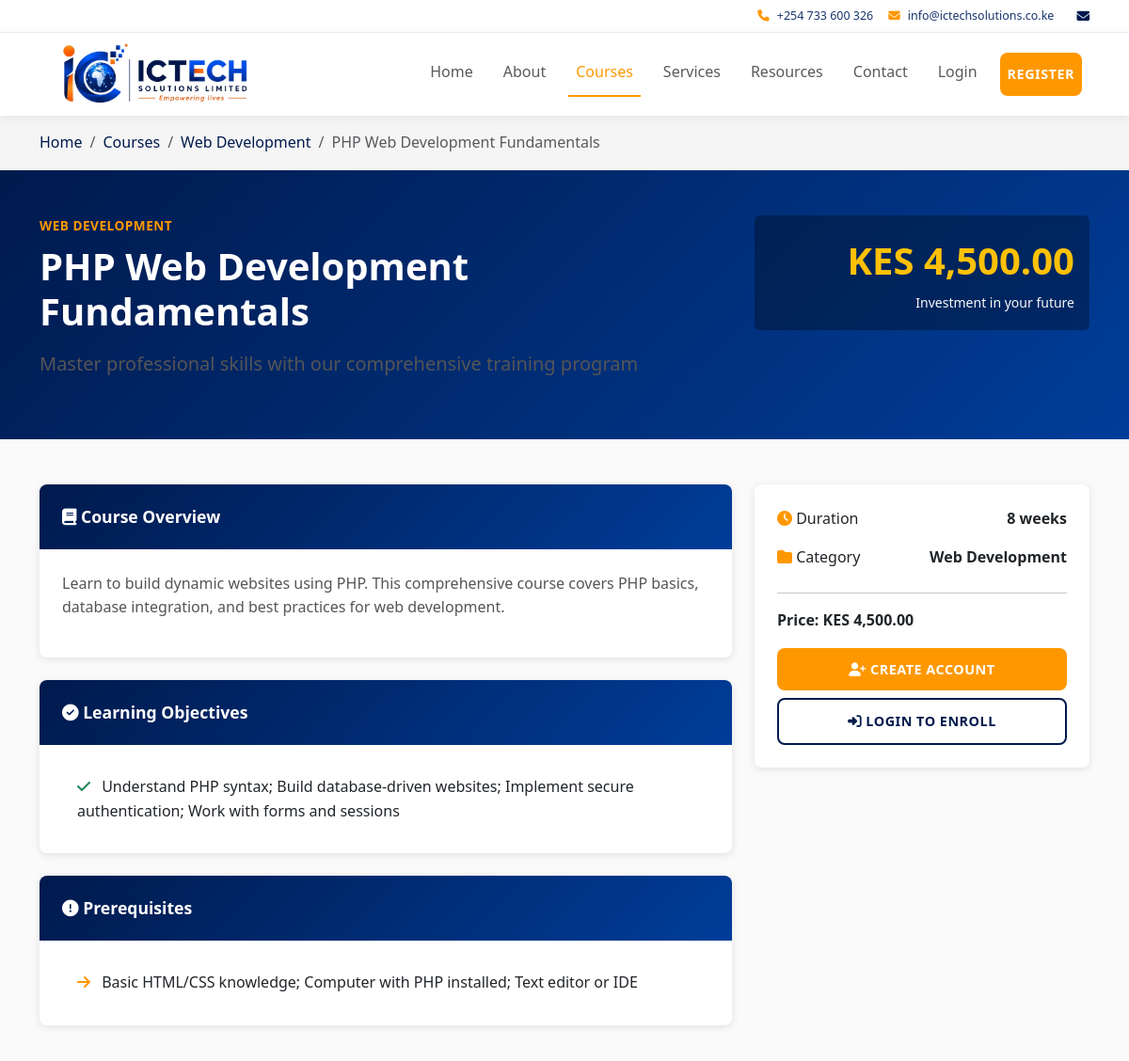
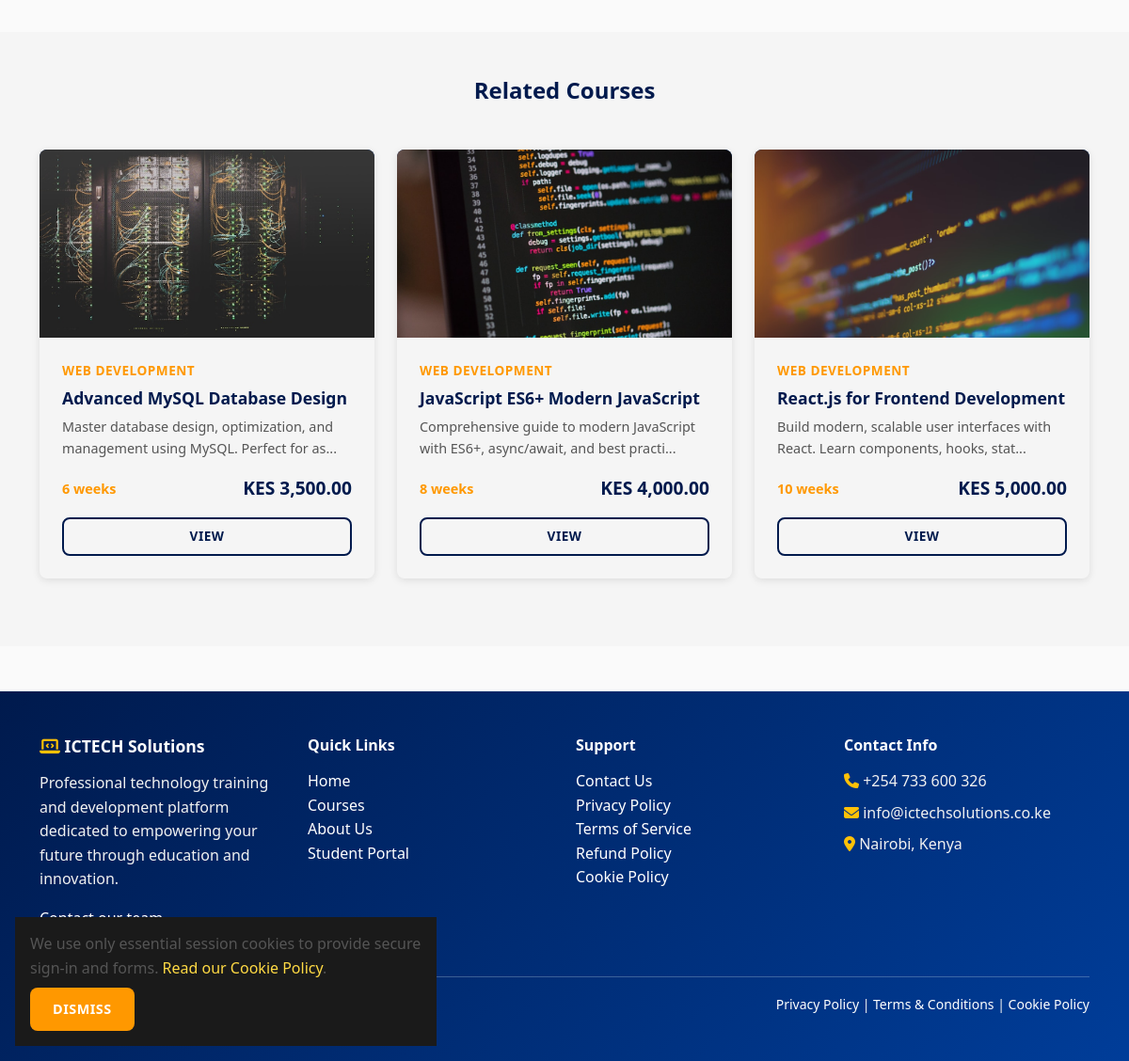
Screenshot of /course-details.php?id=1 with the database file from the repository (2 pictures, top to bottom).
### tables this page shows
CREATE TABLE courses (
    id INT PRIMARY KEY AUTO_INCREMENT,
    title VARCHAR(255) NOT NULL,
    slug VARCHAR(255) NOT NULL UNIQUE,
    description LONGTEXT,
    objectives LONGTEXT,
    requirements LONGTEXT,
    category_id INT NOT NULL,
    price DECIMAL(10, 2) DEFAULT 0,
    duration VARCHAR(100),
    image VARCHAR(255),
    status ENUM('published', 'draft', 'archived') DEFAULT 'draft',
    is_featured BOOLEAN DEFAULT FALSE,
    created_at TIMESTAMP DEFAULT CURRENT_TIMESTAMP,
    updated_at TIMESTAMP DEFAULT CURRENT_TIMESTAMP ON UPDATE CURRENT_TIMESTAMP,
    FOREIGN KEY (category_id) REFERENCES categories(id) ON DELETE CASCADE,
    INDEX idx_slug (slug),
    INDEX idx_category_id (category_id),
    INDEX idx_status (status),
    INDEX idx_featured (is_featured)
);

CREATE TABLE categories (
    id INT PRIMARY KEY AUTO_INCREMENT,
    name VARCHAR(255) NOT NULL UNIQUE,
    slug VARCHAR(255) NOT NULL UNIQUE,
    created_at TIMESTAMP DEFAULT CURRENT_TIMESTAMP,
    updated_at TIMESTAMP DEFAULT CURRENT_TIMESTAMP ON UPDATE CURRENT_TIMESTAMP
);

### includes/helpers.php (called while the page is built, shortened)
<?php
require_once __DIR__ . '/db.php';
function h($text) {
    return htmlspecialchars($text, ENT_QUOTES, 'UTF-8');
}
function assetImageUrl($filename, $directory = 'images/') {
    $legacyNames = [
        'airtel.png' => 'partner-airtel-kenya.svg',
        'amazon-aws.png' => 'partner-amazon-aws.svg',
        'google-cloud.png' => 'partner-google-cloud.svg',
        'microsoft-azure.png' => 'partner-microsoft-azure.svg',
        'safaricom.png' => 'partner-safaricom.png'
    ];
    $filename = $legacyNames[$filename] ?? $filename;
    return SITE_URL . 'assets/' . $directory . rawurlencode($filename);
}
function courseImageUrl($course) {
    $filename = trim((string) ($course['image'] ?? ''));
    return $filename === '' ? '' : assetImageUrl($filename);
}
function formatCurrency($amount) {
    return 'KES ' . number_format($amount, 2);
}
function getCourse($courseId) {
    $db = Database::getInstance();
    return $db->getRow(
        "SELECT c.*, cat.name as category_name
         FROM courses c
         LEFT JOIN categories cat ON c.category_id = cat.id
         WHERE c.id = ?",
        [$courseId]
    );
}
function truncateText($text, $length = 150, $suffix = '...') {
    return substr($text, 0, $length) . $suffix;
}
function getParam($key, $default = null, $filter = FILTER_SANITIZE_STRING) {
    if (isset($_GET[$key]) && !is_array($_GET[$key])) {
        return filter_var($_GET[$key], $filter);
    }
    return $default;
}
?>

### includes/db.php (called while the page is built, shortened)
<?php
class Database {
    private $pdo;
    private static $instance = null;
    private function __construct() {
        try {
            $dsn = "mysql:host=" . DB_HOST . ";dbname=" . DB_NAME . ";charset=utf8mb4";
            $this->pdo = new PDO($dsn, DB_USER, DB_PASS, [
                PDO::ATTR_ERRMODE => PDO::ERRMODE_EXCEPTION,
                PDO::ATTR_DEFAULT_FETCH_MODE => PDO::FETCH_ASSOC,
                PDO::ATTR_EMULATE_PREPARES => false,
            ]);
        } catch (PDOException $e) {
            if (defined('LOG_ERRORS') && LOG_ERRORS) {
                error_log('Database connection failed: ' . $e->getMessage());
            }
            http_response_code(500);
            exit('Unable to connect to the database. Please try again later.');
        }
    }
    public static function getInstance() {
        if (self::$instance === null) {
            self::$instance = new self();
        }
        return self::$instance;
    }
    public function query($sql, $params = []) {
        try {
            $stmt = $this->pdo->prepare($sql);
            $stmt->execute($params);
            return $stmt;
        } catch (PDOException $e) {
            if (DEBUG_MODE && LOG_ERRORS) {
                error_log("Database query error: " . $e->getMessage());
            }
            throw $e;
        }
    }
    public function getRow($sql, $params = []) {
        $stmt = $this->query($sql, $params);
        return $stmt->fetch();
    }
    public function getAll($sql, $params = []) {
        $stmt = $this->query($sql, $params);
        return $stmt->fetchAll();
    }
}
?>

### includes/auth.php (called while the page is built, shortened)
<?php
require_once __DIR__ . '/db.php';
require_once __DIR__ . '/helpers.php';
class Auth
{
    private static $sessionUserValidated = null;
    public static function isLoggedIn()
    {
        if (
            !isset($_SESSION['logged_in'], $_SESSION['user_id'], $_SESSION['user_role']) ||
            $_SESSION['logged_in'] !== true
        ) {
            return false;
        }
        $user = Database::getInstance()->getRow(
            'SELECT role, status FROM users WHERE id = ?',
            [(int) $_SESSION['user_id']]
        );
        self::$sessionUserValidated = $user
            && $user['status'] === 'active'
            && hash_equals((string) $user['role'], (string) $_SESSION['user_role']);
        return self::$sessionUserValidated;
    }
}
?>

### course-details.php (the view, shortened to what this page needs)
<?php
require_once __DIR__ . '/includes/header.php';
require_once __DIR__ . '/includes/helpers.php';
$courseId = getParam('id', null, FILTER_VALIDATE_INT);
$db = Database::getInstance();
$course = getCourse($courseId);
$studentEnrollment = null;
$relatedCourses = $db->getAll(
    "SELECT c.*, cat.name as category_name
     FROM courses c
     LEFT JOIN categories cat ON c.category_id = cat.id
     WHERE c.status = 'published' AND c.category_id = ? AND c.id != ?
     LIMIT 3",
    [$course['category_id'], $courseId]
);
$isEnrolledInCourse = $isLoggedIn ? isEnrolled($currentUser['id'], $courseId) : false;
?>
<nav class="bg-light py-3">
    <div class="container">
        <ol class="breadcrumb mb-0">
            <li class="breadcrumb-item"><a href="<?php echo SITE_URL; ?>">Home</a></li>
            <li class="breadcrumb-item"><a href="courses.php">Courses</a></li>
            <li class="breadcrumb-item"><a href="courses.php?category=<?php echo $course['category_id']; ?>"><?php echo h($course['category_name']); ?></a></li>
            <li class="breadcrumb-item active"><?php echo h($course['title']); ?></li>
        </ol>
    </div>
</nav>
<section class="bg-primary text-white py-5">
    <div class="container">
        <div class="row">
            <div class="col-lg-8">
                <div class="course-category mb-2" style="color: var(--secondary);">
                    <?php echo h($course['category_name']); ?>
                </div>
                <h1 style="color: white;"><?php echo h($course['title']); ?></h1>
                <p class="lead">Master professional skills with our comprehensive training program</p>
            </div>
            <div class="col-lg-4 text-end">
                <div class="bg-dark p-3 rounded" style="background: rgba(0,0,0,0.3) !important;">
                    <div class="text-warning" style="font-size: 2.5rem; font-weight: bold;">
                        <?php echo formatCurrency($course['price']); ?>
                    </div>
                    <small class="text-light">Investment in your future</small>
                </div>
            </div>
        </div>
    </div>
</section>
<section class="py-5">
    <div class="container">
        <div class="row">
            <div class="col-lg-8">
                <div class="card mb-4">
                    <div class="card-header bg-primary text-white">
                        <h5 class="mb-0"><i class="fas fa-book"></i> Course Overview</h5>
                    </div>
                    <div class="card-body">
                        <p><?php echo nl2br(h($course['description'])); ?></p>
                    </div>
                </div>
                <?php if ($course['objectives']): ?>
                    <div class="card mb-4">
                        <div class="card-header bg-primary text-white">
                            <h5 class="mb-0"><i class="fas fa-check-circle"></i> Learning Objectives</h5>
                        </div>
                        <div class="card-body">
                            <ul class="list-group list-group-flush">
                                <?php
                                $objectives = array_filter(array_map('trim', explode("\n", $course['objectives'])));
                                foreach ($objectives as $objective):
                                ?>
                                    <li class="list-group-item">
                                        <i class="fas fa-check text-success me-2"></i> <?php echo h($objective); ?>
                                    </li>
                                <?php endforeach; ?>
                            </ul>
                        </div>
                    </div>
                <?php endif; ?>
                <?php if ($course['requirements']): ?>
                    <div class="card mb-4">
                        <div class="card-header bg-primary text-white">
                            <h5 class="mb-0"><i class="fas fa-exclamation-circle"></i> Prerequisites</h5>
                        </div>
                        <div class="card-body">
                            <ul class="list-group list-group-flush">
                                <?php
                                $requirements = array_filter(array_map('trim', explode("\n", $course['requirements'])));
                                foreach ($requirements as $requirement):
                                ?>
                                    <li class="list-group-item">
                                        <i class="fas fa-arrow-right me-2 text-secondary"></i> <?php echo h($requirement); ?>
                                    </li>
                                <?php endforeach; ?>
                            </ul>
                        </div>
                    </div>
                <?php endif; ?>
            </div>
            <div class="col-lg-4">
                <div class="card">
                    <div class="card-body">
                        <div class="mb-4">
                            <div class="d-flex justify-content-between mb-3">
                                <span><i class="fas fa-clock text-secondary"></i> Duration</span>
                                <strong><?php echo h($course['duration']); ?></strong>
                            </div>
                            <div class="d-flex justify-content-between">
                                <span><i class="fas fa-folder text-secondary"></i> Category</span>
                                <strong><?php echo h($course['category_name']); ?></strong>
                            </div>
                        </div>
                        <hr>
                        <?php if ($isEnrolledInCourse): ?>
                            <?php if ($studentEnrollment && $studentEnrollment['status'] === 'completed'): ?>
                                <div class="alert alert-success mb-3">
                                    <i class="fas fa-check-circle"></i> You have completed this course
                                </div>
                                <a href="#learning-progress" class="btn btn-primary w-100">
                                    <i class="fas fa-certificate"></i> View Certificate
                                </a>
                            <?php else: ?>
                                <div class="alert alert-success mb-3">
                                    <i class="fas fa-check-circle"></i> You are enrolled in this course
                                </div>
                                <a href="#learning-progress" class="btn btn-primary w-100">
                                    <i class="fas fa-play-circle"></i> Continue Learning
                                </a>
                            <?php endif; ?>
                        <?php else: ?>
                            <div class="mb-3">
                                <div class="mb-2">
                                    <strong class="d-block mb-2">Price: <?php echo formatCurrency($course['price']); ?></strong>
                                </div>
                            </div>
                            <?php if ($isLoggedIn): ?>
                                <form method="GET" action="payment/initiate.php">
                                    <input type="hidden" name="course_id" value="<?php echo $courseId; ?>">
                                    <button type="submit" class="btn btn-secondary w-100">
                                        <i class="fas fa-credit-card"></i> Proceed to Enrollment
                                    </button>
                                </form>
                                <p class="text-center mt-2"><small>Secure payment via M-Pesa</small></p>
                            <?php else: ?>
                                <a href="register.php" class="btn btn-secondary w-100 mb-2">
                                    <i class="fas fa-user-plus"></i> Create Account
                                </a>
                                <a href="login.php" class="btn btn-outline-primary w-100">
                                    <i class="fas fa-sign-in-alt"></i> Login to Enroll
                                </a>
                            <?php endif; ?>
                        <?php endif; ?>
                    </div>
                </div>
            </div>
        </div>
    </div>
</section>
<?php if (!empty($relatedCourses)): ?>
    <section class="bg-light py-5">
        <div class="container">
            <div class="section-header">
                <h3>Related Courses</h3>
            </div>
            <div class="row">
                <?php foreach ($relatedCourses as $related): ?>
                    <div class="col-md-6 col-lg-4 mb-4">
                        <div class="course-card">
                            <div class="course-image">
                                <?php if (courseImageUrl($related)): ?>
                                    <img src="<?php echo h(courseImageUrl($related)); ?>" alt="<?php echo h($related['title']); ?>">
                                <?php else: ?>
                                    <i class="fas fa-book"></i>
                                <?php endif; ?>
                            </div>
                            <div class="course-info">
                                <div class="course-category"><?php echo h($related['category_name']); ?></div>
                                <h5 class="course-title"><?php echo h($related['title']); ?></h5>
                                <p class="course-description"><?php echo truncateText($related['description'], 80); ?></p>
                                <div class="course-meta">
                                    <span class="course-duration"><?php echo h($related['duration']); ?></span>
                                    <span class="course-price"><?php echo formatCurrency($related['price']); ?></span>
                                </div>
                                <div class="course-footer">
                                    <a href="course-details.php?id=<?php echo $related['id']; ?>" class="btn btn-outline-primary btn-sm">
                                        View
                                    </a>
                                </div>
                            </div>
                        </div>
                    </div>
                <?php endforeach; ?>
            </div>
        </div>
    </section>
<?php endif; ?>
<?php require_once __DIR__ . '/includes/footer.php'; ?>

### rows the page displays
courses: category.name "Web Development", title "PHP Web Development Fundamentals", category.name "WEB DEVELOPMENT", price "KES 4,500.00", description "Learn to build dynamic websites using PHP. This comprehensive course covers PHP basics, database integration, and best practices for web development.", objectives "Understand PHP syntax; Build database-driven websites; Implement secure authentication; Work with forms and sessions", requirements "Basic HTML/CSS knowledge; Computer with PHP installed; Text editor or IDE", duration "8 weeks"
courses: image (picture), category.name "WEB DEVELOPMENT", title "Advanced MySQL Database Design", description "Master database design, optimization, and management using MySQL. Perfect for as...", duration "6 weeks", price "KES 3,500.00"
courses: image (picture), category.name "WEB DEVELOPMENT", title "JavaScript ES6+ Modern JavaScript", description "Comprehensive guide to modern JavaScript with ES6+, async/await, and best practi...", duration "8 weeks", price "KES 4,000.00"
courses: image (picture), category.name "WEB DEVELOPMENT", title "React.js for Frontend Development", description "Build modern, scalable user interfaces with React. Learn components, hooks, stat...", duration "10 weeks", price "KES 5,000.00"
